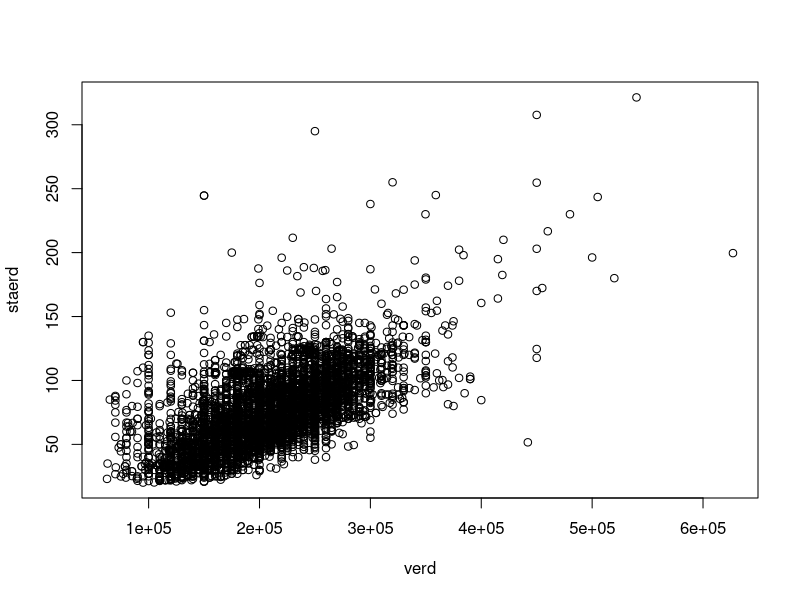
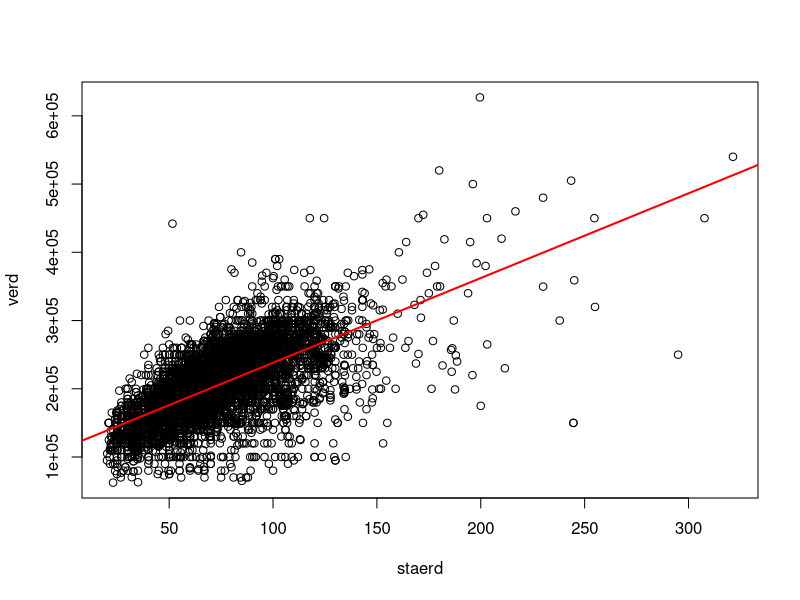

The R script that drew these images, in order:
## ---- chunk 1
knitr::opts_chunk$set(echo = TRUE, scipen=999, message = F)
## ---- chunk 2
library(readr)
df <- read_csv("stutt_verkefni_2.csv")
View(df)
## ---- chunk 3
plot(staerd~verd, data = df)
## ---- chunk 4
lm.fit <- lm(verd~staerd, data = df)
## ---- chunk 5
summary(lm.fit)
## ---- chunk 6
car::Confint(lm.fit)
## ---- chunk 7
plot(verd~staerd, data = df)
abline(lm.fit, lwd = 2, col="red")
